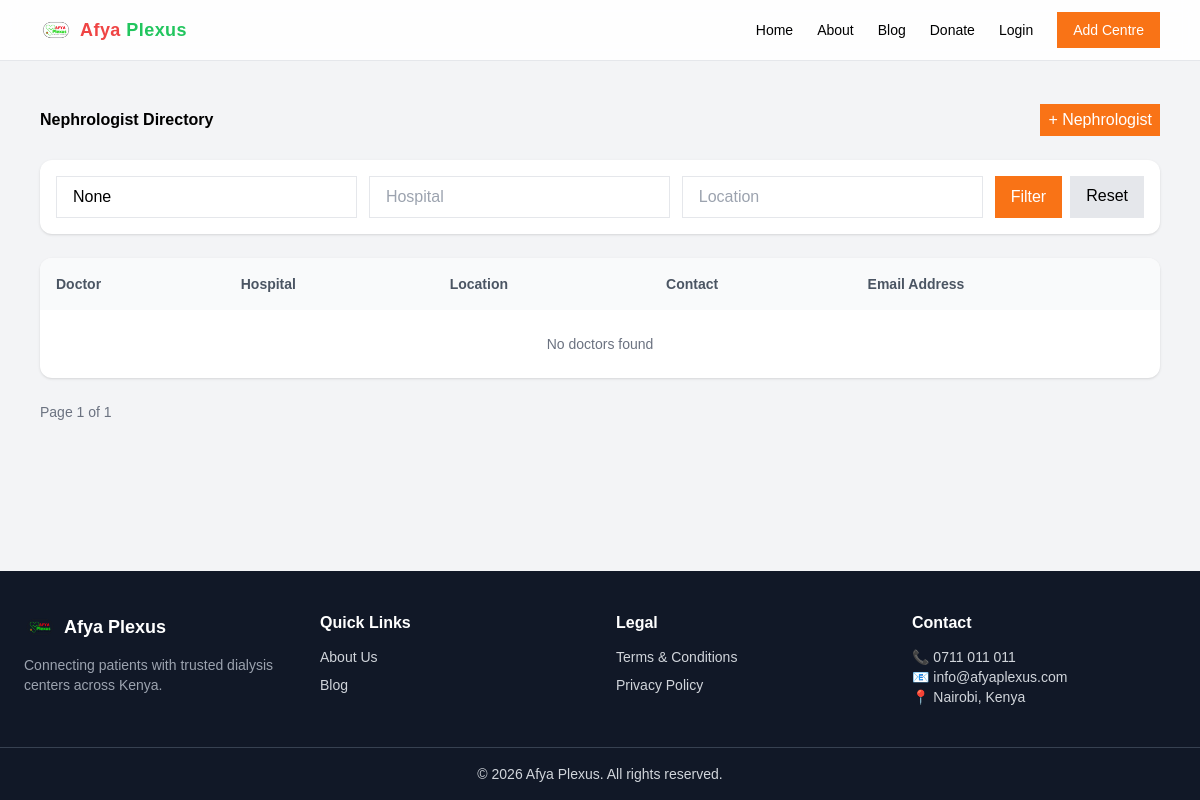
The app's page /doctor/doctor_list/, older data.
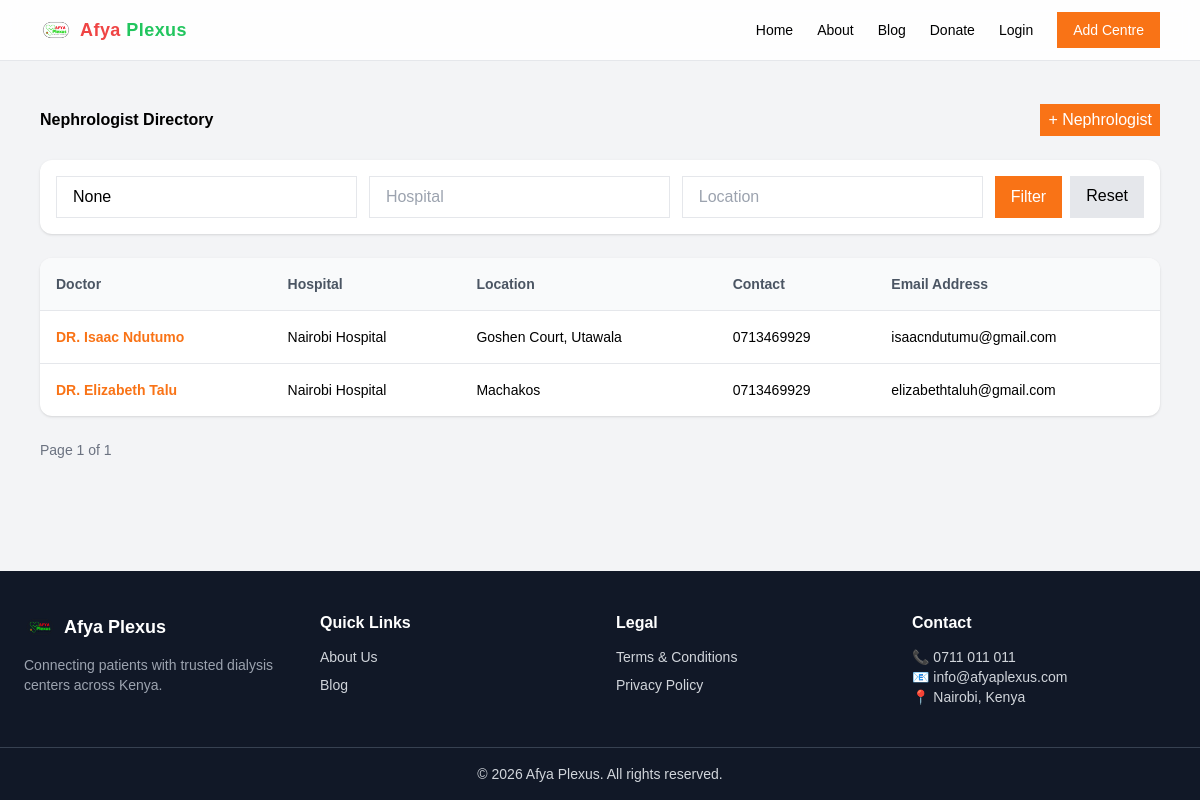
The same page, newer data.
### doctor/models.py (models this page shows, shortened)
class Doctor(models.Model):
	id = models.UUIDField(primary_key=True, default=uuid.uuid1, editable=False)
	name = models.CharField(max_length=200)
	mobile_number = models.CharField(max_length=20,default="-")
	alternative_number = models.CharField(max_length=20,default="-")
	email_address = models.CharField(max_length=100,default="-")
	location = models.CharField(max_length=50,default='-')
	license_number = models.CharField(max_length=50,null=True,blank=True)
	license = models.FileField(upload_to="license/%Y/%m/%d",null=True,blank=True)
	date = models.DateField(default=timezone.now)
	user = models.ForeignKey(User, related_name='doctor', on_delete=models.SET_NULL,null=True,blank=True)
	account = models.ForeignKey(User, related_name='doctor_account', on_delete=models.SET_NULL,null=True,blank=True)
	status = models.CharField(max_length=20,default='active')
	title = models.CharField(max_length=250,default='DR.')
	hospital = models.CharField(max_length=250,null=True,blank=True)
	profile_picture = models.FileField(upload_to="profile/%Y/%m/%d",null=True,blank=True)

### doctor/views.py (the view)
# urls.py: path('doctor_list/', views.doctor_list, name='doctor_list'),
def doctor_list(request):
    query = request.GET.get('q')
    hospital = request.GET.get('hospital')
    location = request.GET.get('location')
    doctors = Doctor.objects.all().order_by('-date')
    if query:
        doctors = doctors.filter(
            Q(name__icontains=query) |
            Q(location__icontains=query) |
            Q(hospital__icontains=query)
        )
    if hospital:
        doctors = doctors.filter(hospital__icontains=hospital)
    if location:
        doctors = doctors.filter(location__icontains=location)
    paginator = Paginator(doctors, 10)
    page_number = request.GET.get('page')
    page_obj = paginator.get_page(page_number)
    return render(request, 'doctor/doctor_list.html', {'page_obj': page_obj,'query': query})

### doctor/templates/doctor/doctor_list.html (shortened to what this page needs)
{% extends 'base.html' %}
{% block content %}
<div class="max-w-7xl mx-auto py-6">
  <div class="flex flex-col lg:flex-row justify-between items-center gap-4 mb-6">
    <h1 class="text-1xl font-bold">Nephrologist Directory</h1>
    <a href="{% url 'add_doctor' %}"
       class="bg-orange-500 text-white px-2 py-1  hover:bg-blue-600">
      + Nephrologist
    </a>
  </div>
  <form method="GET"
        class="bg-white p-4 rounded-xl shadow mb-6 flex flex-col lg:flex-row gap-3">
    <input type="text" name="q" value="{{ query }}"
           placeholder="Search doctor..."
           class="border px-4 py-2 w-full focus:ring-2 focus:ring-orange-400">
    <input type="text" name="hospital" value="{{ request.GET.hospital }}"
           placeholder="Hospital"
           class="border px-4 py-2 w-full focus:ring-2 focus:ring-orange-400">
    <input type="text" name="location" value="{{ request.GET.location }}"
           placeholder="Location"
           class="border px-4 py-2 w-full focus:ring-2 focus:ring-orange-400">
    <div class="flex gap-2">
      <button class="bg-orange-500 text-white px-4 py-2 w-full">
        Filter
      </button>
      <a href="{% url 'doctor_list' %}"
         class="bg-gray-200 px-4 py-2 w-full text-center">
        Reset
      </a>
    </div>
  </form>
  <div class="bg-white rounded-xl shadow overflow-x-auto">
    <table class="w-full text-sm">
      <thead class="bg-gray-50 sticky top-0 z-10">
        <tr class="text-left text-gray-600">
          <th class="p-4">Doctor</th>
          <th class="p-4">Hospital</th>
          <th class="p-4">Location</th>
          <th class="p-4">Contact</th>
          <th class="p-4">Email Address</th>
        </tr>
      </thead>
      <tbody>
        {% for doctor in page_obj %}
        <tr class="border-t hover:bg-gray-50 transition">
          <td class="p-4 flex items-center gap-3">
            <div>
              <a href="{% url 'doctor_detail' doctor.pk %}"
                 class="font-semibold text-orange-500 hover:underline">
                {{ doctor.title }} {{ doctor.name }}
              </a>
            </div>
          </td>
          <td class="p-4">
            {{ doctor.hospital|default:"-" }}
          </td>
          <td class="p-4">
            {{ doctor.location|default:"-" }}
          </td>
          <td class="p-4">
            {{ doctor.mobile_number }}
          </td>
          <td class="p-4">
            {{ doctor.email_address }}
          </td>
        </tr>
        {% empty %}
        <tr>
          <td colspan="6" class="text-center p-6 text-gray-500">
            No doctors found
          </td>
        </tr>
        {% endfor %}
      </tbody>
    </table>
  </div>
  <div class="flex justify-between items-center mt-6 flex-wrap gap-3">
    <p class="text-sm text-gray-500">
      Page {{ page_obj.number }} of {{ page_obj.paginator.num_pages }}
    </p>
  </div>
</div>
{% endblock %}

Row changes from the older to the newer data that the page shows:
added Doctor: title "DR.", name "Isaac Ndutumo", hospital "Nairobi Hospital", location "Goshen Court, Utawala", mobile_number "0713469929", email_address "isaacndutumu@gmail.com"
added Doctor: title "DR.", name "Elizabeth Talu", hospital "Nairobi Hospital", location "Machakos", mobile_number "0713469929", email_address "elizabethtaluh@gmail.com"
Text that changed along with them:
text no longer shown: "No doctors found"
